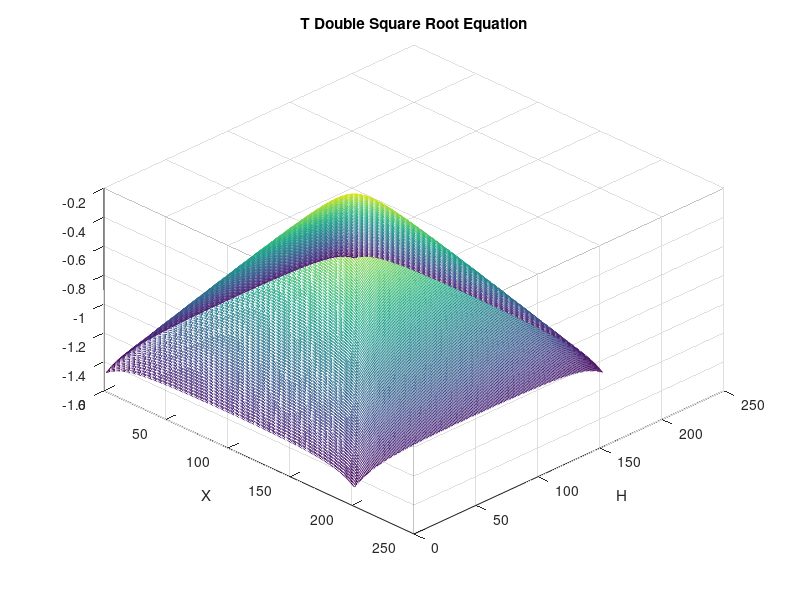

Reproduce this figure in MATLAB. (Note: this script raises an error after producing the figure.)
z=100;
v=1500;
t0=2*z/v;
[x,h] = meshgrid(-1000:10:1000);
t=sqrt(t0^2+((x+h)/v).^2)+sqrt(t0^2+((x-h)/v).^2);

figure
mesh(-t)
xlabel('H');ylabel('X');title('T Double Square Root Equation');
view(45,-45)
prepfig





